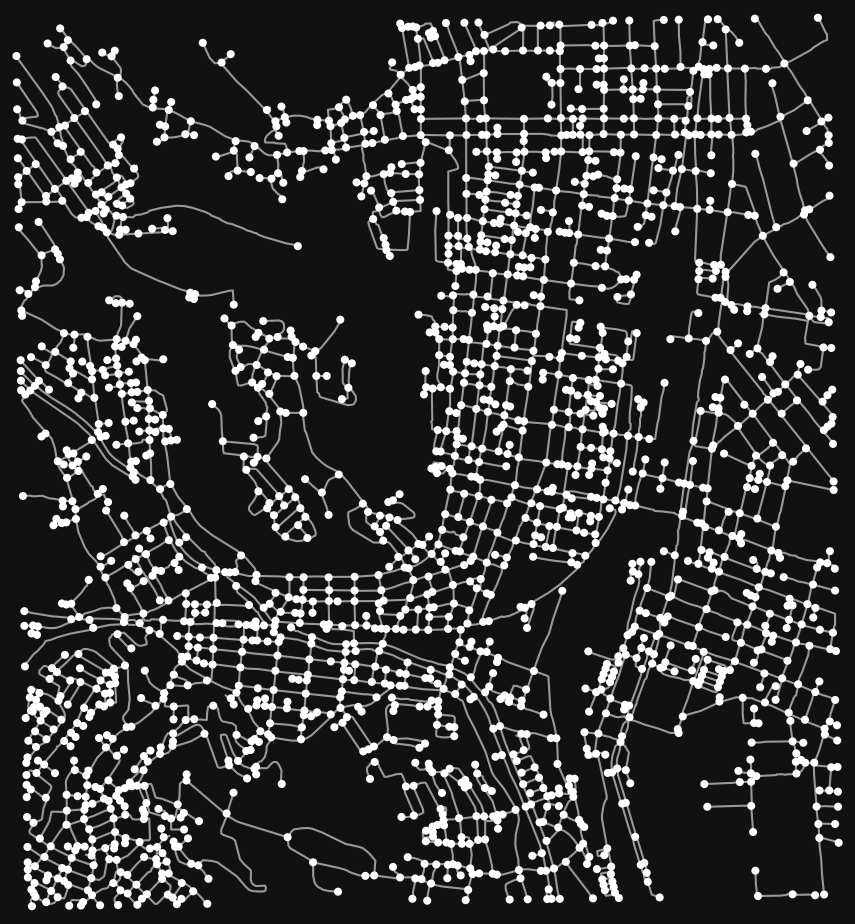
#> input picture cresi/images/image.png, 1710 x 1848 px (shown at 1/2 size)
$ python -i 04_skeletonize.py   (imports and definitions only)   (older library calls are emulated)
#> lines starting #> are read from the running program, lines starting #| are printed output that depends on the picture
#!/usr/bin/env python2
# -*- coding: utf-8 -*-
"""
Created on Sun May  6 08:51:36 2018

@author: avanetten

Inspired by:
    https://github.com/SpaceNetChallenge/RoadDetector/blob/master/albu-solution/src/skeleton.py
"""

from skimage.morphology import skeletonize, remove_small_objects, remove_small_holes, medial_axis
from skimage.morphology import erosion, dilation, opening, closing, disk
import numpy as np
from scipy import ndimage as ndi
from matplotlib.pylab import plt
from utils import sknw, sknw_int64
import os
os.environ["OPENCV_IO_MAX_IMAGE_PIXELS"] = pow(2,40).__str__()

import pandas as pd
from itertools import tee
from scipy.spatial.distance import pdist, squareform
from collections import OrderedDict #, defaultdict
import json
import time
import random
import argparse
import networkx as nx
import logging
from multiprocessing.pool import Pool
import skimage
import skimage.draw
import scipy.spatial
import skimage.io
import cv2

from utils import make_logger
from configs.config import Config
wkt_to_G = __import__('05_wkt_to_G')

logger1 = None
linestring = "LINESTRING {}"


# from apls.py
###############################################################################
# [193 lines left out: functions clean_sub_graphs, dl_post_process_pred, not called in this run]


###############################################################################
def cv2_skeletonize(img):
    """ OpenCV function to return a skeletonized version of img, a Mat object
    https://gist.github.com/jsheedy/3913ab49d344fac4d02bcc887ba4277d"""
    #  hat tip to http://felix.abecassis.me/2011/09/opencv-morphological-skeleton/

    img = img.copy() # don't clobber original
    skel = img.copy()

    skel[:,:] = 0
    kernel = cv2.getStructuringElement(cv2.MORPH_CROSS, (3,3))

    while True:
        eroded = cv2.morphologyEx(img, cv2.MORPH_ERODE, kernel)
        temp = cv2.morphologyEx(eroded, cv2.MORPH_DILATE, kernel)
        temp  = cv2.subtract(img, temp)
        skel = cv2.bitwise_or(skel, temp)
        img[:,:] = eroded[:,:]
        if cv2.countNonZero(img) == 0:
            break

    return skel


###############################################################################
# [42 lines left out: functions pairwise, remove_sequential_duplicates, remove_duplicate_segments, not called in this run]


###############################################################################
def flatten(l):
    return [item for sublist in l for item in sublist]


###############################################################################
# [112 lines left out: functions get_angle, preprocess, graph2lines, visualize, not called in this run]


###############################################################################
def line_points_dist(line1, pts):
    return np.cross(line1[1] - line1[0], pts - line1[0]) / np.linalg.norm(line1[1] - line1[0])


###############################################################################
# [775 lines left out: functions remove_small_terminal, add_direction_change_nodes, add_small_segments, make_skeleton, img_to_ske_G, G_to_wkt and 2 more, not called in this run]


##############################################################################
# [2 lines not run here, left out]

>>> import cv2
>>> picture = cv2.imread('images/image.png')
#> picture is the input picture: shape (1848, 1710, 3); min 17, max 255, mean 55.3
>>> result = cv2_skeletonize(picture)
#> in cv2_skeletonize, `skel[:,:] = 0`: skel: shape (1848, 1710, 3); every value is 0
#> the loop in cv2_skeletonize, `while True:` made 1 pass
#> pass 1, in cv2_skeletonize, `eroded = cv2.morphologyEx(img, cv2.MORPH_ERODE, kernel)`:
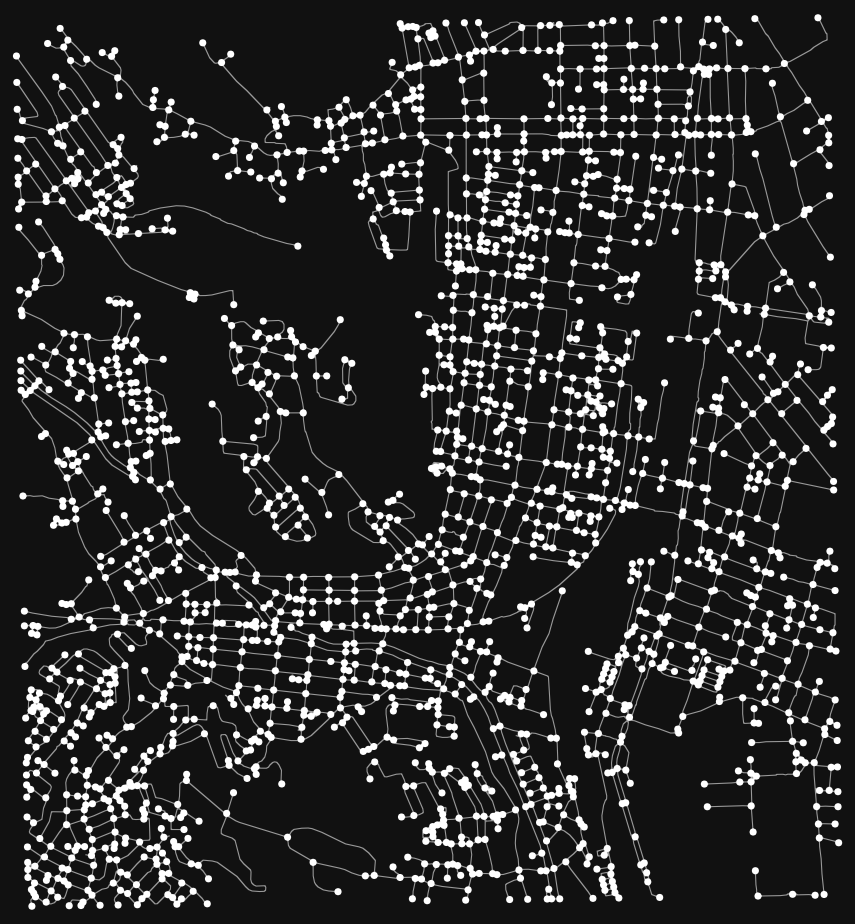
#> eroded: shape (1848, 1710, 3) (shown at 1/2 size); min 17, max 255, mean 46.3
#> (the run stopped early here; a loop or call above may not have finished)
